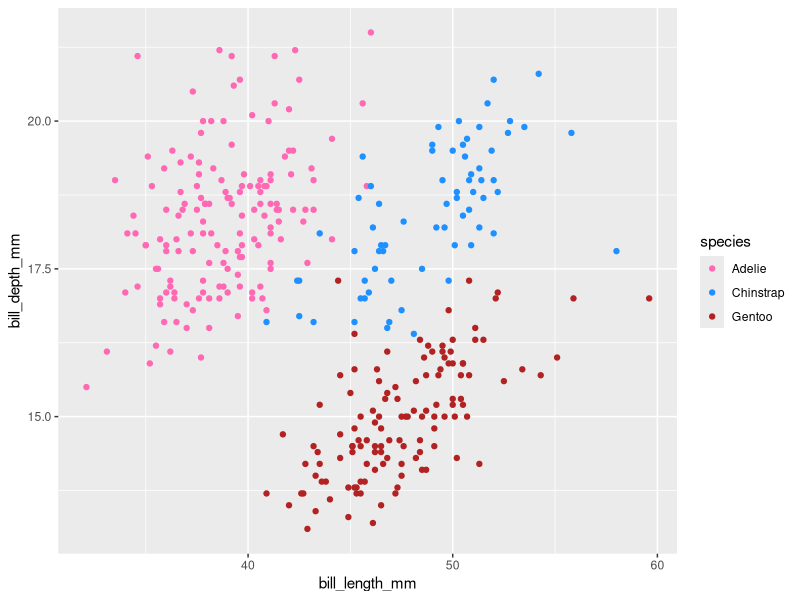
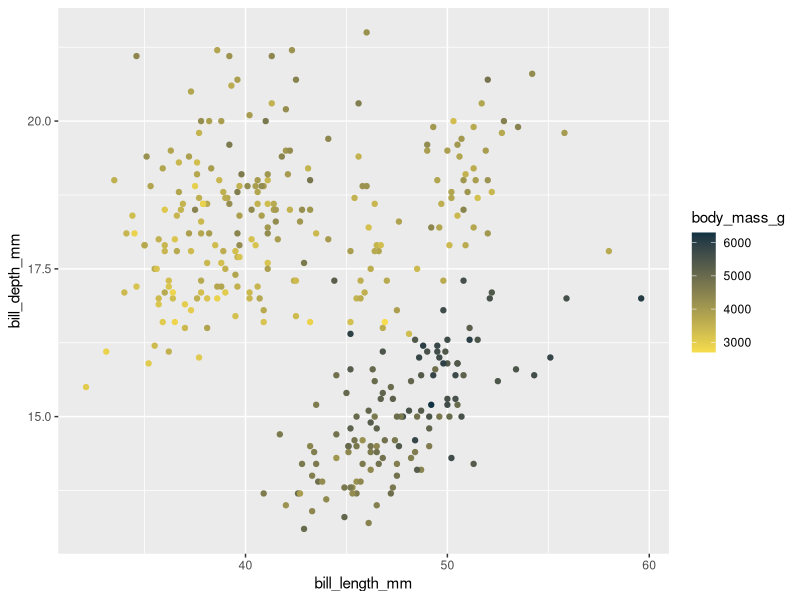
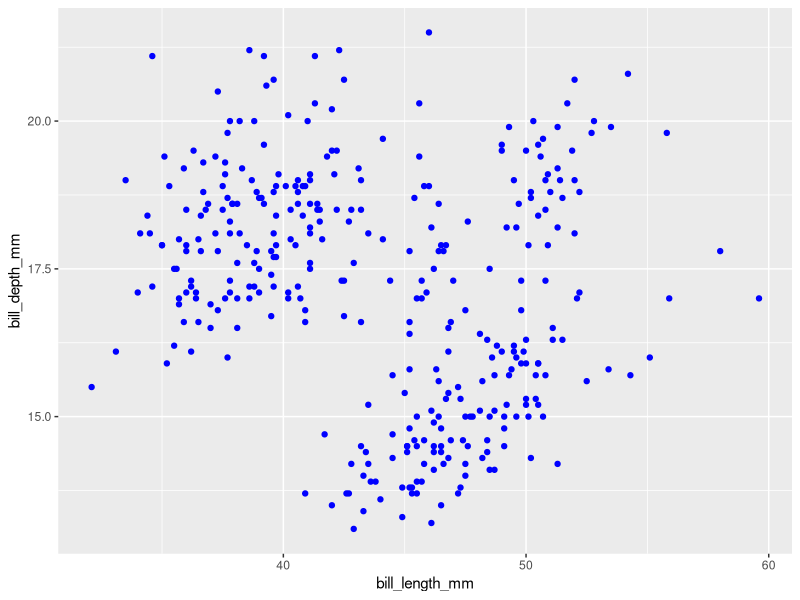
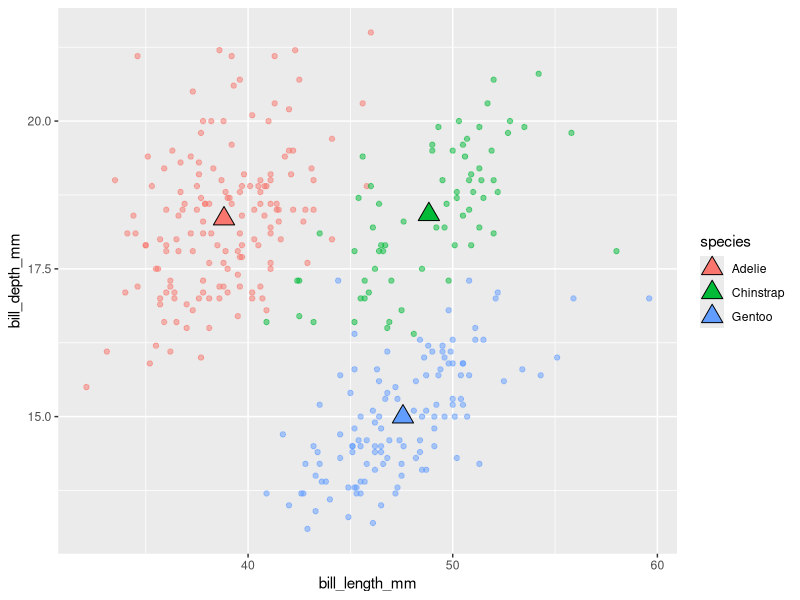
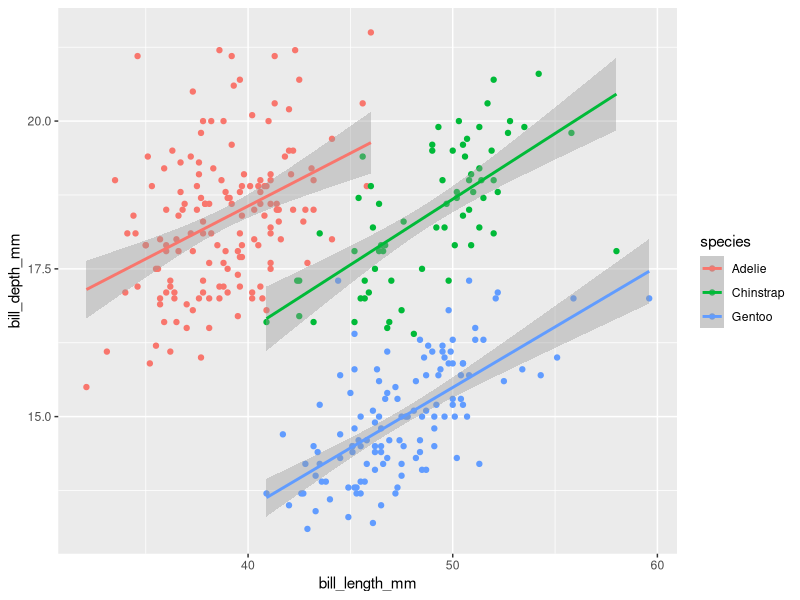
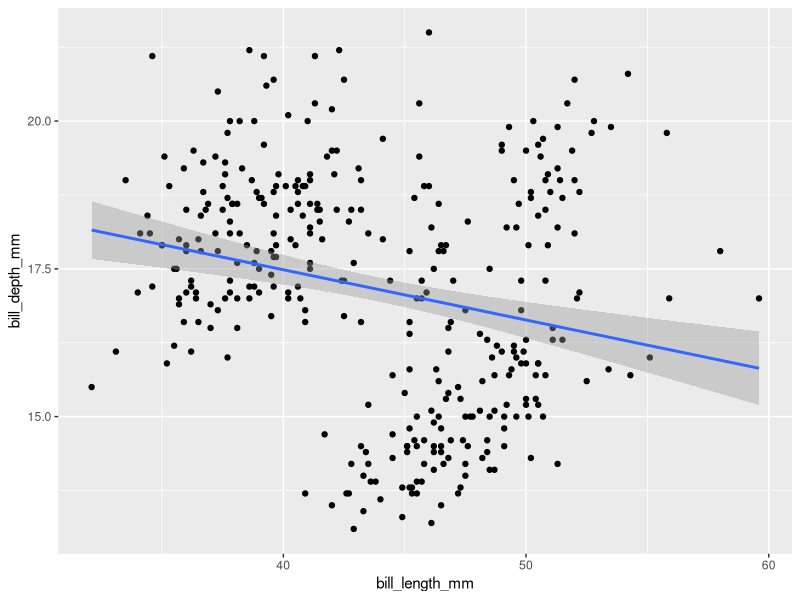
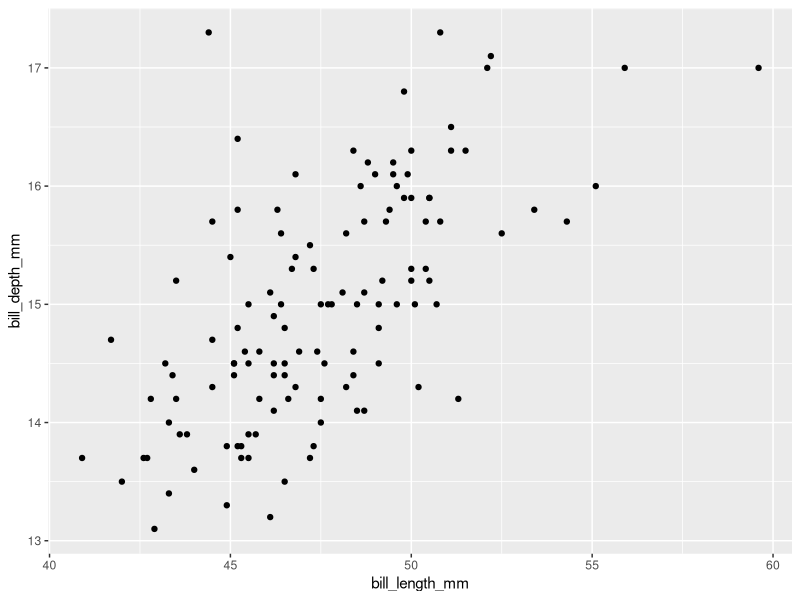
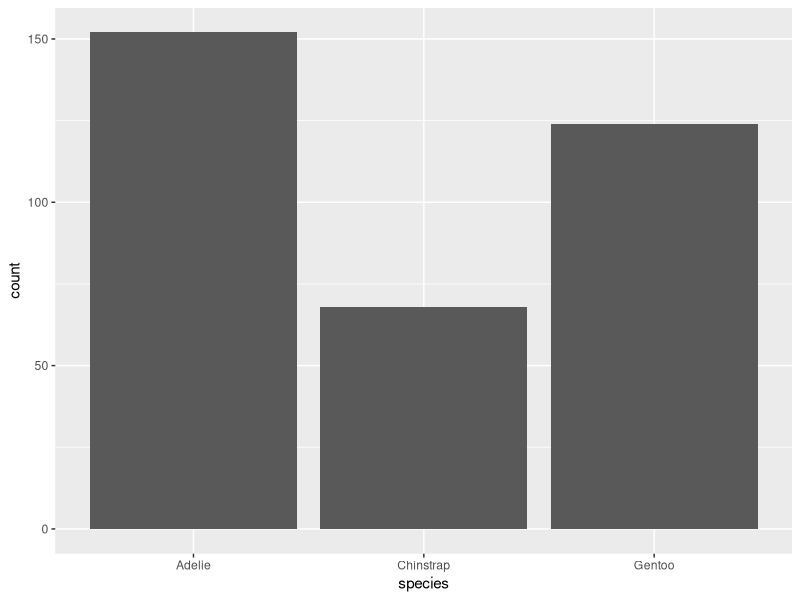

Write the R code that produced these figures, in order.
## ---- chunk 1
#| eval: true
#| echo: true
#| message: false
#| warning: false
# load packages ----
library(tidyverse)
library(patchwork)
library(palmerpenguins)
## ---- chunk 2
# create some untidy temperature data ----
temp_data_wide <- tribble(
  ~date, ~station1, ~station2,  ~station3,
  "2023-10-01", 30.1, 29.8,  31.2,
  "2023-11-01", 28.6, 29.1,  33.4,
  "2023-12-01", 29.9, 28.5,  32.3
)

# print it out ----
print(temp_data_wide)
## ---- chunk 3
# convert data from wide > long ----
temp_data_long <- temp_data_wide |> 
  pivot_longer(cols = starts_with("station"),
               names_to = "station_id",
               values_to = "temp_c")

# print it out ----
print(temp_data_long)
## ---- chunk 4
#| warning: false
#..........scatter plot with custom categorical colors...........

ggplot(data = penguins,
       mapping = aes(x = bill_length_mm, y = bill_depth_mm,
                     # Color by Species
                     color = species)) +
  geom_point() +
  scale_color_manual(values = c('hotpink','dodgerblue','firebrick'))
## ---- chunk 5
#| warning: false
#...........scatter plot with custom continuous colors...........
ggplot(penguins, aes(x = bill_length_mm, y = bill_depth_mm, 
                     # Makes a continuous scale
                     color = body_mass_g)) + 
  geom_point() +
  scale_color_gradient(low = "#F7DD4C", high = "#134")
## ---- chunk 6
#| warning: false
#................scatter plot with all blue points...............
ggplot(penguins, aes(x = bill_length_mm, y = bill_depth_mm)) + 
  geom_point(color = 'blue')
## ---- chunk 7
#| warning: false
#| message: false
#..............create a separate penguins_summary df.............
penguins_summary <- penguins |>
  drop_na() |> 
  group_by(species) |> 
  summarize(
    mean_bill_length_mm = mean(bill_length_mm),
    mean_bill_depth_mm = mean(bill_depth_mm)
  )

#..........create ggplot with layers from different dfs..........

ggplot()+
  geom_point(data = penguins,
             mapping = aes(x = bill_length_mm, 
                           y = bill_depth_mm, 
                           color = species),
             alpha = 0.5) +
  geom_point(data = penguins_summary, mapping = aes(x = mean_bill_length_mm, y = mean_bill_depth_mm, fill = species), 
             size = 5, shape= 24)
## ---- chunk 8
#| warning: false
#| message: false
#.............scatterplot with lms fitted to species.............
ggplot(penguins, aes(x = bill_length_mm, y = bill_depth_mm, color = species)) +
  geom_point()+
  geom_smooth(method = "lm")
## ---- chunk 9
#| warning: false
#| message: false
#..........scatterplot with lm fitted to entire data set.........
ggplot(penguins, aes(x = bill_length_mm, y = bill_depth_mm)) +
  geom_point()+
  geom_smooth(method = "lm")
## ---- chunk 10
#| warning: false
#........filter for Gentoo penguins, then pipe into ggplot.......

penguins %>% 
  filter(species == "Gentoo") %>% 
  ggplot(aes(x= bill_length_mm, y= bill_depth_mm))+
  geom_point()
## ---- chunk 11
#| warning: false
#...................bar plot with default stat...................

ggplot(penguins, aes(x=species))+
  geom_bar()
## ---- chunk 12
#| warning: false

#........................new summarized df.......................
penguin_summary <- penguins |> 
  count(species) 

#..create bar heights based on `identity` of values in `n` col...


ggplot(penguin_summary, aes(x= species, y = n))+
  geom_bar(stat = "identity")
## ---- chunk 13
#| warning: false
#........................default position........................
ggplot(penguins, aes(x = species, fill = island)) +
  geom_bar(position = "stack")
## ---- chunk 14
#| warning: false
#..........................position fill.........................
ggplot(penguins, aes(x = species, fill = island)) +
  geom_bar(position = "fill") 
## ---- chunk 15
#| warning: false
#.........................position dodge.........................
ggplot(penguins, aes(x = species, fill = island)) +
  geom_bar(position = "dodge") 
## ---- chunk 16
#| warning: false
#.......................position functions.......................
ggplot(penguins, aes(x = species, fill = island)) +
  geom_bar(position = position_dodge2(preserve = "single")) 
## ---- chunk 17
#| warning: false
#....................default coordinate system...................
ggplot(penguins, aes(x = species)) +
  geom_bar()+
  coord_cartesian() # normal
## ---- chunk 18
#| warning: false
#............................flip axes...........................
ggplot(penguins, aes(x = species)) +
  geom_bar() +
  coord_flip()
## ---- chunk 19
#| warning: false
#........................polar coordinates.......................
ggplot(penguins, aes(x = species)) +
  geom_bar() +
  coord_polar()
## ---- chunk 20
#| warning: false
#..................premade theme + custom theme..................
ggplot(penguins, aes(x = species)) +
  geom_bar()+
  theme_light() +
  theme(
    axis.title = element_text(size = 17, color = "purple")
  )
## ---- chunk 21
#| warning: false
#| message: false
#......................labels & facet wrap.......................
ggplot(penguins, aes(x = flipper_length_mm, fill= species)) +
  geom_histogram(position = 'identity', alpha = 0.5) +
  scale_fill_manual(values = c('darkorange','cyan4','firebrick')) +
  labs(x = "Flipper Length (mm)",
       y = "Frequency",
       fill = "Species",
       title = "Penguin Flipper Lengths") +
  facet_wrap(~species, ncol= 1) + 
  theme_light() +
  theme()
## ---- chunk 22
#.................save scatter plot to obj `p1`..................
p1 <- ggplot(penguins, aes(x = bill_length_mm, y = bill_depth_mm, color = body_mass_g)) +
  geom_point() +
  scale_color_gradient(low = "#F7DD4C", high = "#132B43") +
  theme(
    legend.position = "top" # note: this is newly added from earlier!
  )

#....................save bar plot to obj `p2`...................
p2 <- ggplot(penguins, aes(x = species)) +
  geom_bar() +
  theme_light()

#...................save histogram to obj `p3`...................
p3 <- ggplot(penguins, aes(x = flipper_length_mm, fill = species)) + 
  geom_histogram(position = "identity", alpha = 0.5) +
  scale_fill_manual(values = c("darkorange", "purple", "cyan4"))
## ---- chunk 23
#| warning: false
#| message: false
#..........................stacked plots.........................
p1/p2

#.......................side-by-side plots.......................
p1+p2

#..........side-by-side & stacked plots + graphic title..........
(p1+p2/p3 ) +
  plot_annotation(title= "title for penguins")
  


